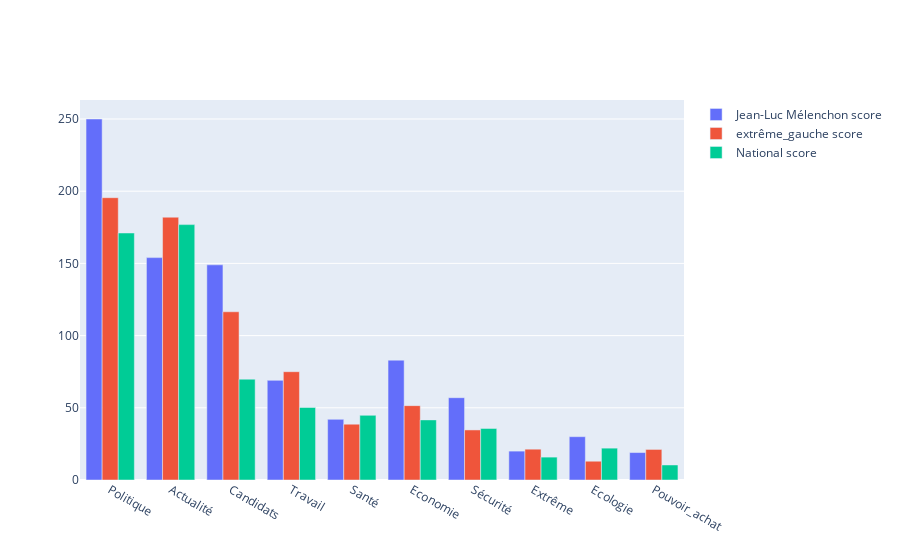

This figure's notebook cell:
### Code cell
user_score_per_theme_vs_global_and_orientation(user="JLMelenchon")

### Figure 1 — Plotly figure (JSON) as saved in the notebook; plotly's stock layout.template omitted (floating-point values rounded to 4 significant figures)
{"data": [{"name": "Jean-Luc Mélenchon score", "type": "bar", "x": ["Politique", "Actualité", "Candidats", "Travail", "Santé", "Economie", "Sécurité", "Extrême", "Ecologie", "Pouvoir_achat"], "y": [250, 154, 149, 69, 42, 83, 57, 20, 30, 19, "Jean-Luc Mélenchon"]}, {"name": "extrême_gauche score", "type": "bar", "x": ["Politique", "Actualité", "Candidats", "Travail", "Santé", "Economie", "Sécurité", "Extrême", "Ecologie", "Pouvoir_achat"], "y": [195.5, 182, 116.5, 75, 38.67, 51.5, 34.67, 21.33, 13, 21.17]}, {"name": "National score", "type": "bar", "x": ["Politique", "Actualité", "Candidats", "Travail", "Santé", "Economie", "Sécurité", "Extrême", "Ecologie", "Pouvoir_achat"], "y": [171.1, 176.9, 69.83, 50.23, 44.78, 41.63, 35.7, 15.85, 22.06, 10.4]}], "layout": {"barmode": "group"}}
